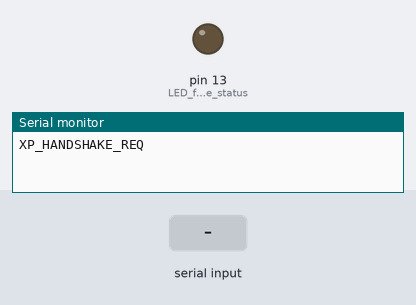
Recording of a sketch running on a simulated Arduino Leonardo, built with avr-gcc and run on an emulated ATmega32U4. Shown: output pins drawn as LEDs (lit = HIGH), the last lines printed to the serial monitor. Inputs (shaded band) come from the test bench.

Above: at 1.2 s.
1.3 s: "XP_HANDSHAKE_RES\n" received over Serial
At 2.1 s:
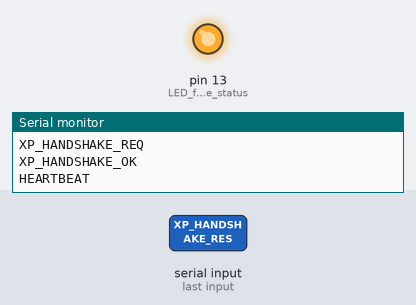
Timing chart, 0 to 4.3 s (numbered marks = the images above; inputs shaded):
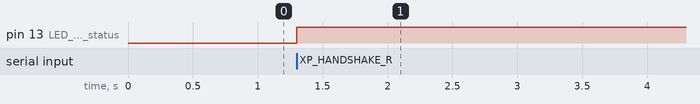

Measured:
- after the input at 1.3 s, pin 13 (LED_for_handshake_status): LOW → HIGH at once

The sketch:

handshake.ino
```cpp
// handshake.ino
// Simple two-way handshake over Serial with heartbeat.
// Copy to a new file named handshake.ino
//
// Protocol:
// 1. Arduino sends "XP_HANDSHAKE_REQ" to initiate handshake
// 2. Host responds with "XP_HANDSHAKE_RES" or "XP_HANDSHAKE_OK"
// 3. Arduino sends "XP_HANDSHAKE_OK" to confirm and starts heartbeat
// 4. Arduino sends "HEARTBEAT" every second to maintain connection
//
// Hardware: Uses built-in LED to indicate handshake status
// - LED OFF: Handshake in progress or failed
// - LED ON: Handshake complete and connection active
//
// Timeouts: Retries handshake every 5 seconds if no response

const unsigned long HANDSHAKE_TIMEOUT = 5000;      // 5 seconds before retry
const unsigned long HEARTBEAT_INTERVAL = 1000;     // 1 second heartbeat
bool handshakeComplete = false;
unsigned long handshakeStart = 0;
unsigned long lastHeartbeat = 0;

void setup() {
  pinMode(LED_BUILTIN, OUTPUT);                    // LED for handshake status
  Serial.begin(115200);                           // Serial communication at 115200 baud
  while (!Serial) { ; }                            // Wait for serial to be ready (Leonardo/Micro)

  // Send initial handshake request
  Serial.println("XP_HANDSHAKE_REQ");
  handshakeStart = millis();                         // Record when we sent request
  digitalWrite(LED_BUILTIN, LOW);                    // LED off = handshake in progress
}

void loop() {
  if (!handshakeComplete) {
    // STEP 1: Wait for handshake response from host
    if (Serial.available()) {
      String line = Serial.readStringUntil('\n');
      line.trim();

      // Accept any of these valid handshake responses
      if (line == "XP_HANDSHAKE_RES" || line == "XP_HANDSHAKE_OK" || line == "XP_READY") {
        handshakeComplete = true;                       // Mark connection as established
        Serial.println("XP_HANDSHAKE_OK");             // Confirm handshake to host
        digitalWrite(LED_BUILTIN, HIGH);                 // LED on = connection active
      }
    }

    // STEP 2: If no response within timeout, retry handshake
    if (millis() - handshakeStart > HANDSHAKE_TIMEOUT) {
      Serial.println("XP_HANDSHAKE_REQ");              // Resend handshake request
      handshakeStart = millis();                         // Reset timeout timer
    }
  } else {
    // STEP 3: After successful handshake, send periodic heartbeat
    if (millis() - lastHeartbeat > HEARTBEAT_INTERVAL) {
      lastHeartbeat = millis();                     // Update heartbeat timer
      Serial.println("HEARTBEAT");                    // Send heartbeat to host
    }
  }
}
```
